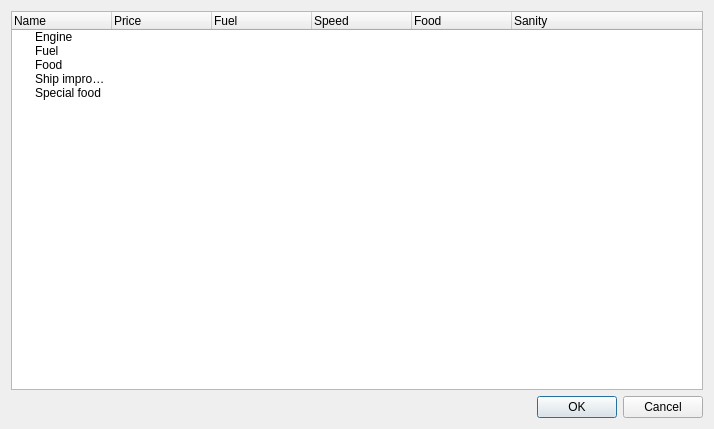
<?xml version="1.0" encoding="UTF-8"?>
<ui version="4.0">
 <class>ItemEditor</class>
 <widget class="QDialog" name="ItemEditor">
  <property name="geometry">
   <rect>
    <x>0</x>
    <y>0</y>
    <width>714</width>
    <height>429</height>
   </rect>
  </property>
  <property name="windowTitle">
   <string>Items</string>
  </property>
  <layout class="QGridLayout" name="gridLayout">
   <item row="0" column="0">
    <widget class="QTreeWidget" name="items">
     <property name="contextMenuPolicy">
      <enum>Qt::CustomContextMenu</enum>
     </property>
     <column>
      <property name="text">
       <string>Name</string>
      </property>
     </column>
     <column>
      <property name="text">
       <string>Price</string>
      </property>
     </column>
     <column>
      <property name="text">
       <string>Fuel</string>
      </property>
     </column>
     <column>
      <property name="text">
       <string>Speed</string>
      </property>
     </column>
     <column>
      <property name="text">
       <string>Food</string>
      </property>
     </column>
     <column>
      <property name="text">
       <string>Sanity</string>
      </property>
     </column>
     <item>
      <property name="text">
       <string>Engine</string>
      </property>
     </item>
     <item>
      <property name="text">
       <string>Fuel</string>
      </property>
     </item>
     <item>
      <property name="text">
       <string>Food</string>
      </property>
     </item>
     <item>
      <property name="text">
       <string>Ship improvements</string>
      </property>
     </item>
     <item>
      <property name="text">
       <string>Special food</string>
      </property>
     </item>
    </widget>
   </item>
   <item row="1" column="0">
    <widget class="QDialogButtonBox" name="buttonBox">
     <property name="orientation">
      <enum>Qt::Horizontal</enum>
     </property>
     <property name="standardButtons">
      <set>QDialogButtonBox::Cancel|QDialogButtonBox::Ok</set>
     </property>
    </widget>
   </item>
  </layout>
 </widget>
 <resources/>
 <connections>
  <connection>
   <sender>buttonBox</sender>
   <signal>accepted()</signal>
   <receiver>ItemEditor</receiver>
   <slot>accept()</slot>
   <hints>
    <hint type="sourcelabel">
     <x>248</x>
     <y>254</y>
    </hint>
    <hint type="destinationlabel">
     <x>157</x>
     <y>274</y>
    </hint>
   </hints>
  </connection>
  <connection>
   <sender>buttonBox</sender>
   <signal>rejected()</signal>
   <receiver>ItemEditor</receiver>
   <slot>reject()</slot>
   <hints>
    <hint type="sourcelabel">
     <x>316</x>
     <y>260</y>
    </hint>
    <hint type="destinationlabel">
     <x>286</x>
     <y>274</y>
    </hint>
   </hints>
  </connection>
 </connections>
</ui>
